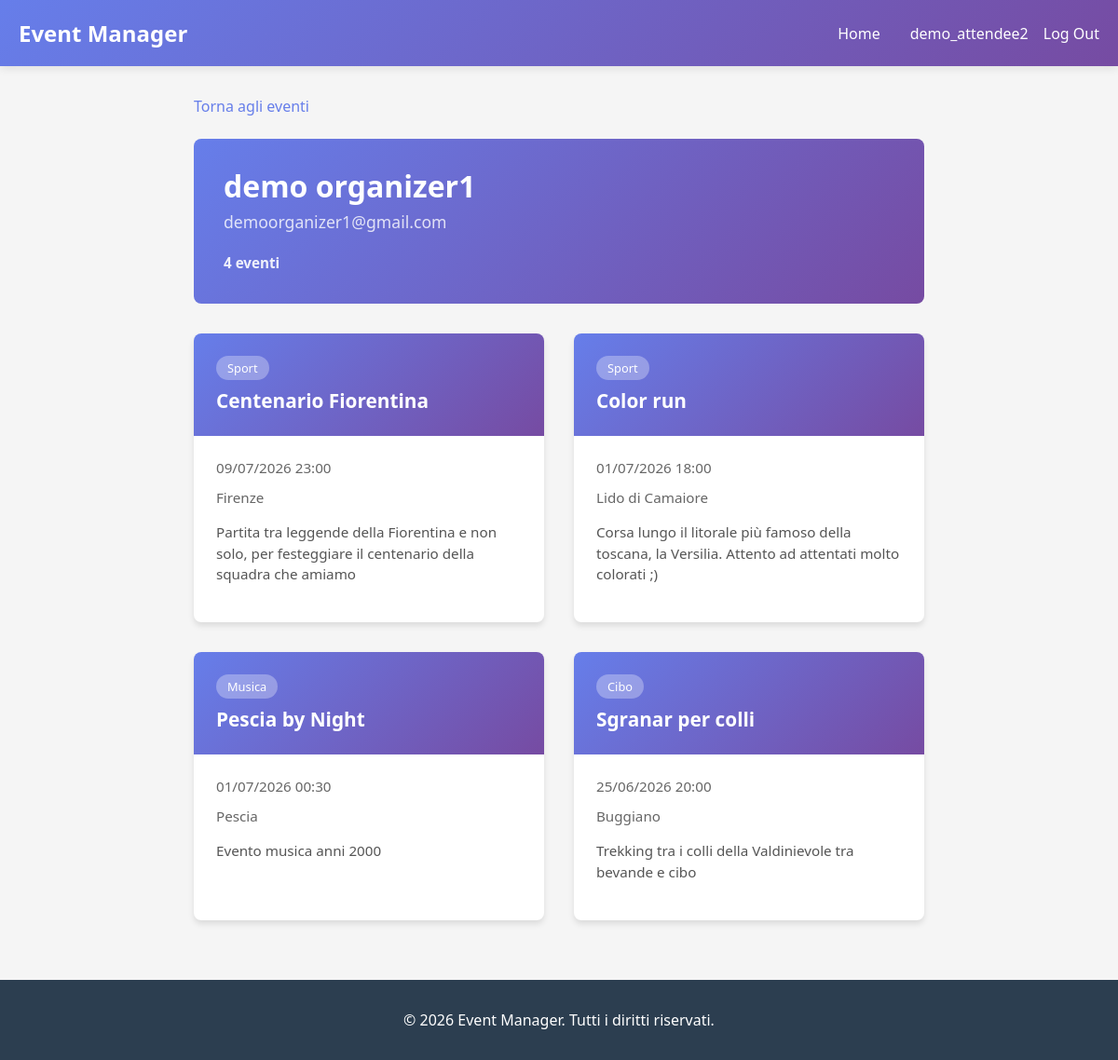
Page /organizer/2/events/ (signed in) on the committed database.
### users/models.py (models this page shows, shortened)
class CustomUser(AbstractUser):
    ROLE_CHOICES = (
        ('attendee', 'Attendee'),
        ('organizer', 'Organizer'),
    )
    role = models.CharField(max_length=15, choices=ROLE_CHOICES, blank=False)
    bio = models.TextField(blank=True, null=True)
    email = models.EmailField(blank=False, unique=True)
    first_name = models.CharField(max_length=150, blank=False)
    last_name = models.CharField(max_length=150, blank=False)

### events/models.py (models this page shows, shortened)
class Event(models.Model):
    title = models.CharField(max_length=200)
    description = models.TextField()
    date = models.DateTimeField()
    location = models.CharField(max_length=200)
    category = models.ForeignKey(
        Category,
        on_delete=models.SET_NULL,
        null=True,
        blank=True,
        related_name='events'
    )
    organizer = models.ForeignKey(
        settings.AUTH_USER_MODEL,
        on_delete=models.CASCADE,
        related_name='organized_events'
    )
    created_at = models.DateTimeField(auto_now_add=True)
    class Meta:
        ordering = ['date']

class Category(models.Model):
    name = models.CharField(max_length=100)
    class Meta:
        verbose_name_plural = "Categories"

### events/views.py (the view)
# urls.py: path('organizer/<int:organizer_id>/events/', events_views.organizer_events, name='organizer_events'),
@login_required(login_url='login')
def organizer_events(request, organizer_id):
    organizer = get_object_or_404(User, id=organizer_id, role='organizer')
    events = Event.objects.filter(organizer=organizer).order_by('-date')
    context = {
        'organizer': organizer,
        'events': events,
    }
    return render(request, 'organizer_events.html', context)

### templates/organizer_events.html (shortened to what this page needs)
{% extends "base.html" %}
{% load static %}
{% block extra_css %}
<link rel="stylesheet" href="{% static 'css/events.css' %}">
{% endblock %}
{% block content %}
<a href="{% url 'event_list' %}" class="back-link">Torna agli eventi</a>
<div class="organizer-header">
    <div class="organizer-profile-info">
        <h1>{{ organizer.get_full_name|default:organizer.username }}</h1>
        {% if organizer.email %}
            <p class="organizer-email">
                {{ organizer.email }}
            </p>
        {% endif %}
        <p class="organizer-count"><strong>{{ events.count }} event{{ events.count|pluralize:"o,i" }}</strong></p>
    </div>
</div>
{% if events %}
    <div class="events-container">
        {% for event in events %}
            <div class="event-card">
                <a href="{% url 'event_detail' event.id %}">
                    <div class="event-header">
                        {% if event.category %}
                            <span class="event-category">{{ event.category.name }}</span>
                        {% endif %}
                        <h3 class="event-title">{{ event.title }}</h3>
                    </div>
                    <div class="event-body">
                        <div class="event-date">
                            <span>{{ event.date|date:"d/m/Y H:i" }}</span>
                        </div>
                        <div class="event-location">
                            <span>{{ event.location }}</span>
                        </div>
                        <p class="event-description">{{ event.description|truncatewords:30 }}</p>
                    </div>
                </a>
            </div>
        {% endfor %}
    </div>
{% else %}
    <div class="no-events">
        <h3>Nessun evento trovato</h3>
        <p>Questo organizzatore non ha ancora creato eventi</p>
    </div>
{% endif %}
{% endblock %}

### templates/base.html (shortened to what this page needs)
{% load static %}
<!DOCTYPE html>
<html lang="it">
<head>
    <link rel="stylesheet" href="{% static 'css/main.css' %}">
    {% block extra_css %}{% endblock %}
</head>
<body>
    {% if user.is_authenticated %}
    <nav>
        <div class="nav-container">
            <a href="{% url 'event_list' %}" class="nav-brand">Event Manager</a>
            <ul class="nav-links">
                <li><a href="{% url 'event_list' %}">Home</a></li>
                <li class="nav-user-meta">
                    <a href="{% url 'profile' %}" class="nav-user-link">
                         <span>{{ user.username }}</span>
                    </a>
                    <form action="{% url 'logout' %}" method="POST" class="nav-logout-form">
                        <button type="submit" class="nav-logout-btn">
                            Log Out
                        </button>
                    </form>
                </li>
            </ul>
        </div>
    </nav>
    {% endif %}
    <div class="container">
        {% block content %}{% endblock %}
    </div>
    <footer>
        <p class="footer-copyright">&copy; 2026 Event Manager. Tutti i diritti riservati.</p>
    </footer>
</body>
</html>

### static/css/main.css (style rules this page uses)
* { margin: 0; padding: 0; box-sizing: border-box; }
html, body { height: 100%; }
body { font-family: 'Segoe UI', Tahoma, Geneva, Verdana, sans-serif; background-color: #f5f5f5; color: #333; display: flex; flex-direction: column; min-height: 100vh; }
nav { background: linear-gradient(135deg, #667eea 0%, #764ba2 100%); padding: 1.2rem 0; box-shadow: 0 2px 10px rgba(0, 0, 0, 0.1); position: sticky; top: 0; z-index: 100; }
.nav-container { max-width: 1200px; margin: 0 auto; padding: 0 20px; display: flex; justify-content: space-between; align-items: center; }
.nav-brand { color: white; font-size: 1.5rem; font-weight: bold; text-decoration: none; }
.nav-links { display: flex; list-style: none; gap: 2rem; align-items: center; margin-left: auto; width: auto; }
.nav-links a { color: white; text-decoration: none; transition: opacity 0.3s; font-weight: 500; }
.nav-user-meta { margin-left: auto; display: flex; align-items: center; gap: 1rem; }
.nav-user-link { display: flex; align-items: center; gap: 0.5rem; }
.nav-logout-form { display: inline; margin: 0; padding: 0; }
.nav-logout-btn { background: none; border: none; color: white; cursor: pointer; font-family: inherit; font-size: inherit; font-weight: inherit; text-decoration: none; padding: 0; }
.container { max-width: 1200px; margin: 2rem auto; padding: 0 20px; flex: 1 0 auto; }
footer { background-color: #2c3e50; color: white; text-align: center; padding: 2rem 0; margin-top: 0; flex-shrink: 0; width: 100%; }
.footer-copyright { margin: 0; }
.event-card, .event-card-profile { overflow: hidden; display: flex; flex-direction: column; transition: transform 0.3s, box-shadow 0.3s; }
.back-link { display: inline-block; margin-bottom: 1.5rem; color: #667eea; text-decoration: none; font-weight: 500; }

### static/css/events.css (style rules this page uses)
.events-container { display: grid; grid-template-columns: repeat(auto-fill, minmax(300px, 1fr)); gap: 2rem; margin-bottom: 2rem; }
.event-card { background: white; border-radius: 8px; box-shadow: 0 4px 6px rgba(0, 0, 0, 0.1); cursor: pointer; }
.event-card a { text-decoration: none; color: inherit; flex: 1; display: flex; flex-direction: column; }
.event-header { background: linear-gradient(135deg, #667eea 0%, #764ba2 100%); color: white; padding: 1.5rem; }
.event-category { display: inline-block; background: rgba(255, 255, 255, 0.3); padding: 0.25rem 0.75rem; border-radius: 20px; font-size: 0.8rem; margin-bottom: 0.5rem; width: fit-content; }
.event-title { font-size: 1.3rem; font-weight: bold; margin: 0; }
.event-body { padding: 1.5rem; flex: 1; display: flex; flex-direction: column; }
.event-date, .event-location { display: flex; align-items: center; gap: 0.5rem; color: #666; margin-bottom: 0.75rem; font-size: 0.95rem; }
.event-location { margin-bottom: 1rem; }
.event-description { color: #555; font-size: 0.95rem; line-height: 1.5; flex: 1; margin-bottom: 1rem; }
.organizer-header { background: linear-gradient(135deg, #667eea 0%, #764ba2 100%); color: white; padding: 2rem; border-radius: 8px; margin-bottom: 2rem; display: flex; align-items: center; gap: 2rem; }
.organizer-header .organizer-profile-info { flex: 1; }
.organizer-header .organizer-profile-info h1 { margin: 0 0 0.5rem 0; font-size: 2rem; color: white; line-height: 1.2; }
.organizer-header .organizer-profile-info p { margin: 0 0 0.5rem 0; opacity: 0.9; color: white; line-height: 1.5; }
.organizer-header .organizer-profile-info .organizer-email { font-size: 1.1rem; opacity: 0.8; margin-top: -0.2rem; margin-bottom: 0.5rem; font-weight: 500; color: white; }
.organizer-header .organizer-profile-info .organizer-count { margin-top: 1.25rem; margin-bottom: 0; font-size: 0.95rem; font-weight: 600; color: white; }

### rows in the picture
CustomUser: username "demo_attendee2"
CustomUser: get_full_name "demo organizer1", email "demoorganizer1@gmail.com"
Event: category.name "Sport", title "Centenario Fiorentina", date "09/07/2026 23:00", location "Firenze", description "Partita tra leggende della Fiorentina e non solo, per festeggiare il centenario della squadra che amiamo"
Event: category.name "Sport", title "Color run", date "01/07/2026 18:00", location "Lido di Camaiore", description "Corsa lungo il litorale più famoso della toscana, la Versilia. Attento ad attentati molto colorati ;)"
Event: category.name "Musica", title "Pescia by Night", date "01/07/2026 00:30", location "Pescia", description "Evento musica anni 2000"
Event: category.name "Cibo", title "Sgranar per colli", date "25/06/2026 20:00", location "Buggiano", description "Trekking tra i colli della Valdinievole tra bevande e cibo"

### other values in the picture
{{ events.count }} "4"
